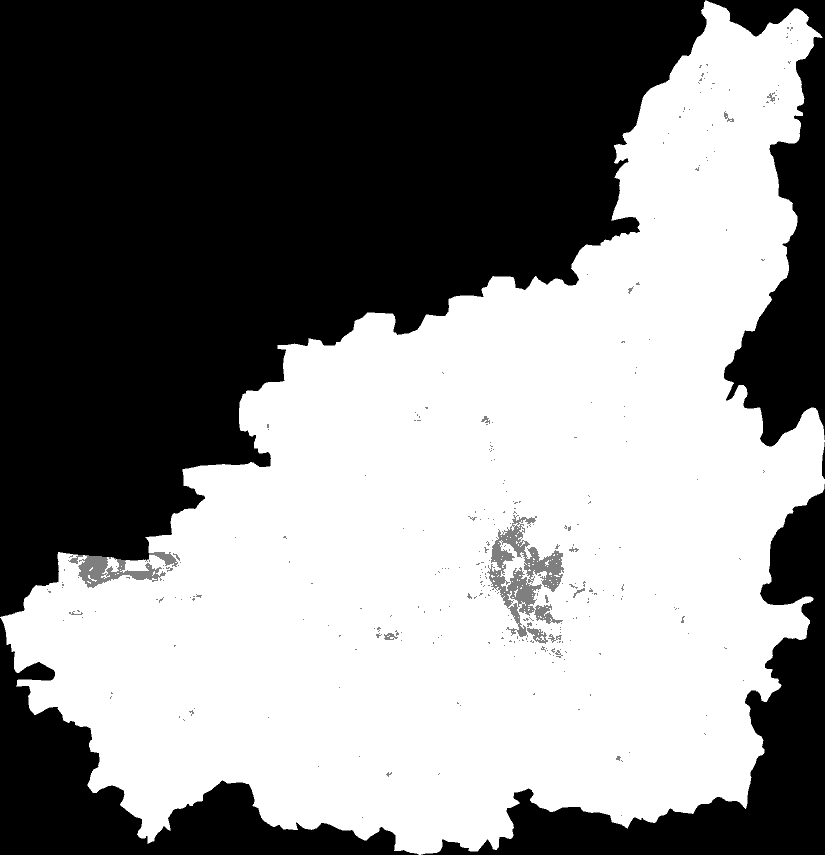
#> input picture Urbanisation Estimation/Urbanisation-Estimation/analysis scripts/current_scripts/images/Jaipur_summer_2014.tif, 825 x 855 px, shrunk from 5100 x 5289 before the run; its folder holds 5 pictures in this run
$ python script.py   (Python 2 division)   (older library calls are emulated)
#> lines starting #> are read from the running program, lines starting #| are printed output that depends on the picture; after the words box and inside, x2 and y2 are one past the last pixel; in counts of white or black regions, pixels touching at a corner belong together
import copy
import numpy as np
import pandas as pd
from pylab import *
from PIL import Image
from scipy import misc
from scipy import ndimage
from scipy.misc import imsave
import matplotlib.pyplot as plt
from sklearn.linear_model import LinearRegression

district = 'Jaipur_summer'
year = [14, 15, 16, 17, 18]

# Perform Smoothing

matSmooth = []
matOriginal = []
for i in range(len(year)):
	print(i)
	dataset = misc.imread('images/' + district + '_20' + str(year[i]) + '.tif')
#> dataset is the input picture: shape (855, 825); min 0, max 2, mean 1.04
	data = dataset % 2
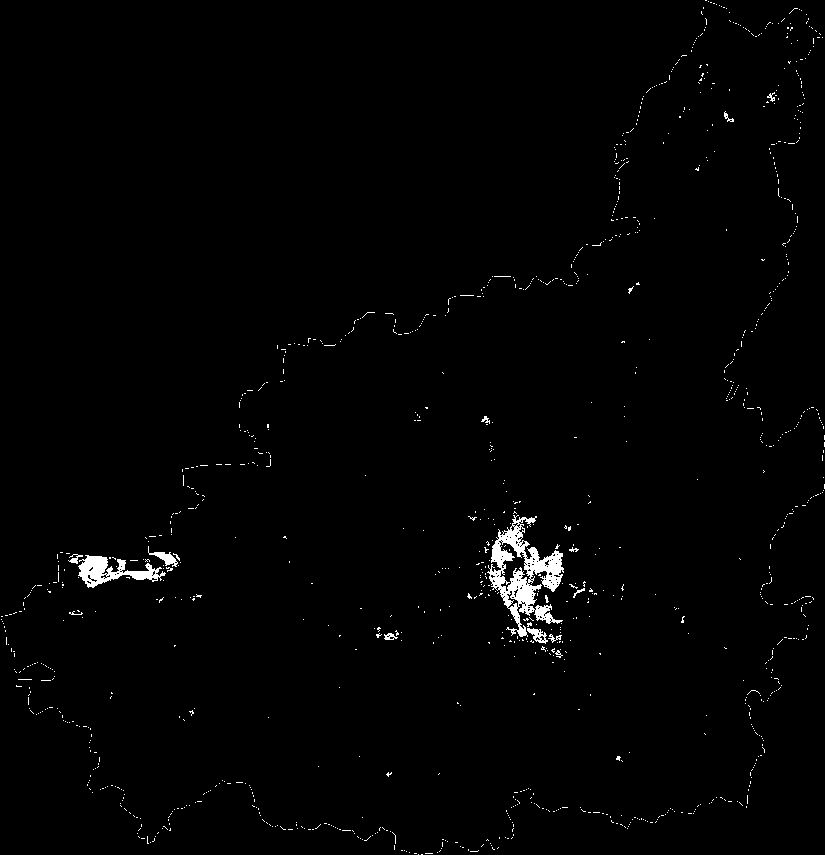
#> data: shape (855, 825); values 0 (black) and 1 (white), 1.2% white; 1177 white regions (1163 under 20 px), largest, box (x1, y1, x2, y2) and area: (487, 515, 564, 637) 3457, (78, 555, 166, 588) 1217, (148, 546, 178, 567) 199

	# Gaussian Filter
	# smooth = ndimage.gaussian_filter(data, sigma=0.2) # [0, 1]

	# Median Filter
	# smooth = ndimage.median_filter(data, 3) # [0, 1]

	# Convolution
	k = np.array([[1,1,1],[1,1,1],[1,1,1]])
	smooth = ndimage.convolve(data, k, mode='constant', cval=0.0) # [0,1,2,3,4,5,6,7,8,9]

	# [6 lines of commented-out code are left out]

	original = dataset.flatten()
	smoothed = smooth.flatten()
	assert(len(original) == len(smoothed))
	smooth_temp = [smoothed[i] for i in xrange(len(smoothed)) if original[i] > 0]
#> smooth_temp = 369473 items
	original_temp = [2-i for i in original if i > 0]
#> original_temp = 369473 items
	assert(len(smooth_temp) == len(original_temp))

	matOriginal.append(original_temp)
	matSmooth.append(smooth_temp)
#> pass 2 of the loop `for i in range(len(year)):`:
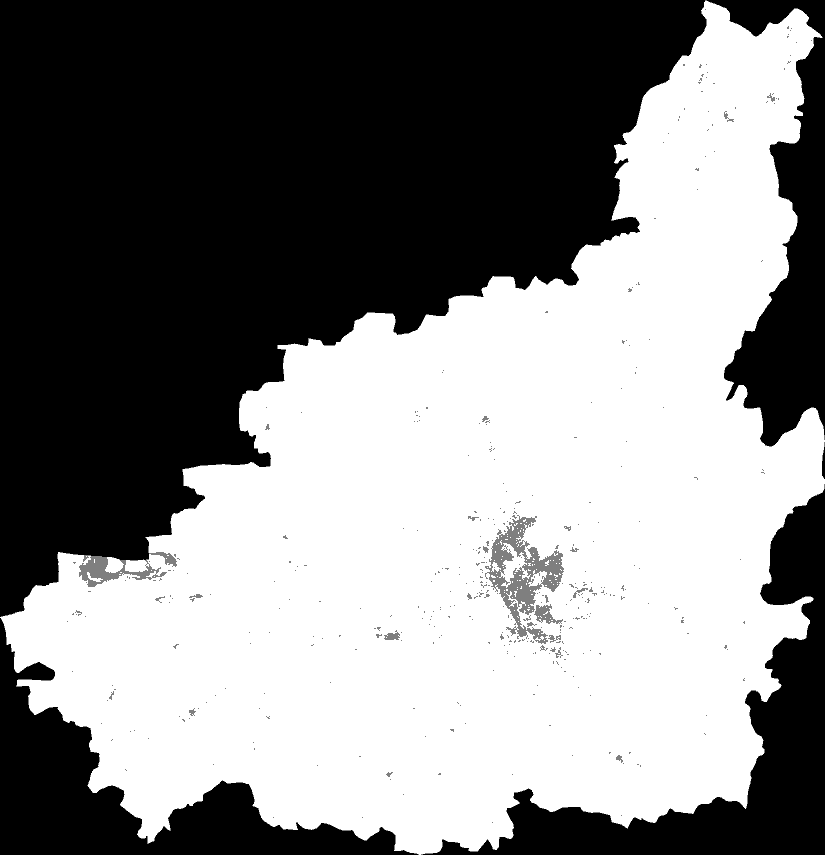
#> input picture Urbanisation Estimation/Urbanisation-Estimation/analysis scripts/current_scripts/images/Jaipur_summer_2015.tif, 825 x 855 px, shrunk from 5100 x 5289 before the run
#> dataset is the input picture: shape (855, 825); min 0, max 2, mean 1.04
#> `data = dataset % 2`:
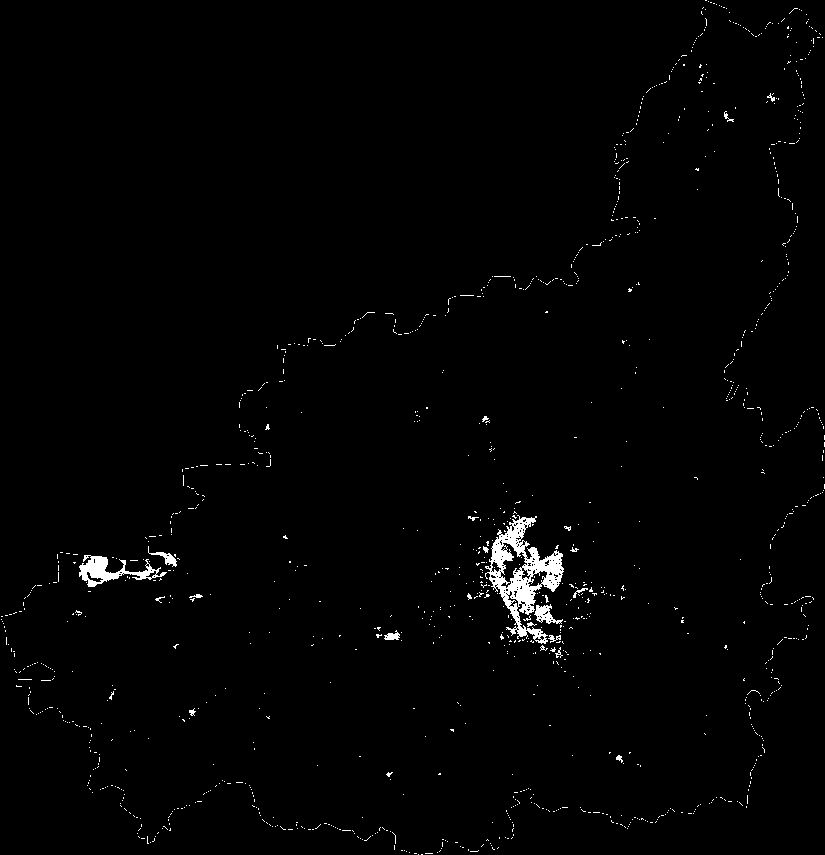
#> data: shape (855, 825); values 0 (black) and 1 (white), 1.2% white; 1265 white regions (1245 under 20 px), largest, box (x1, y1, x2, y2) and area: (485, 515, 564, 644) 3488, (79, 555, 167, 587) 1010, (534, 604, 563, 624) 263
#> smooth_temp = 369477 items
#> pass 3 of the loop `for i in range(len(year)):`:
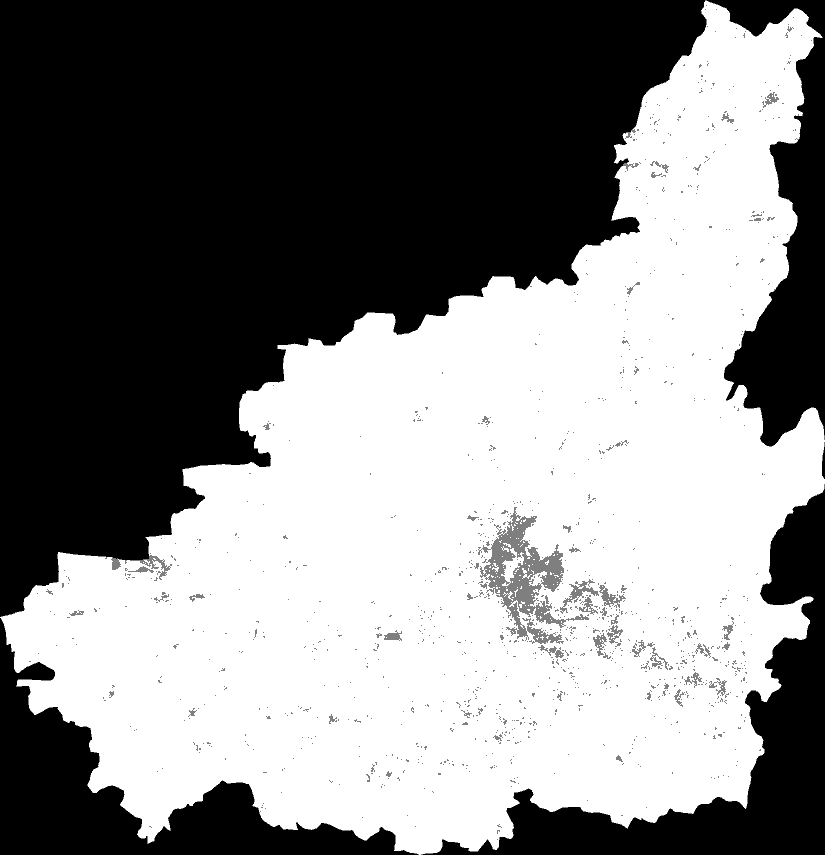
#> input picture Urbanisation Estimation/Urbanisation-Estimation/analysis scripts/current_scripts/images/Jaipur_summer_2016.tif, 825 x 855 px, shrunk from 5100 x 5289 before the run
#> dataset is the input picture: shape (855, 825); min 0, max 2, mean 1.03
#> `data = dataset % 2`:
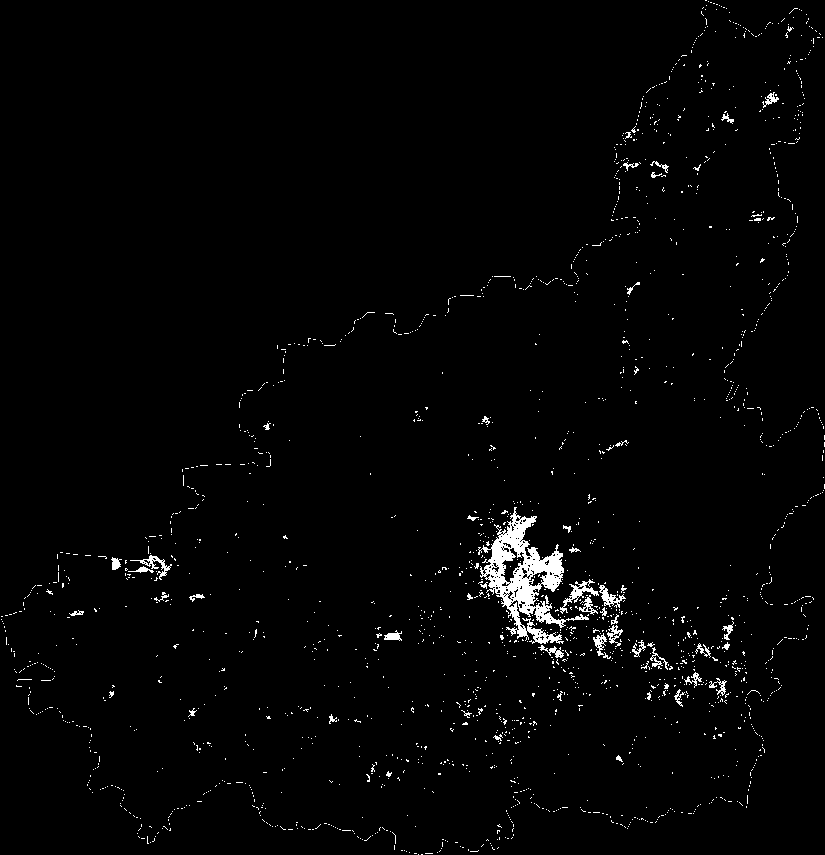
#> data: shape (855, 825); values 0 (black) and 1 (white), 1.8% white; 1952 white regions (1901 under 20 px), largest, box (x1, y1, x2, y2) and area: (478, 507, 589, 644) 4647, (560, 579, 599, 614) 324, (130, 555, 172, 580) 230
#> smooth_temp = 369474 items
#> the loop made 5 passes; the first 3 are shown

#> (the run stopped early here; a loop or call above may not have finished)
